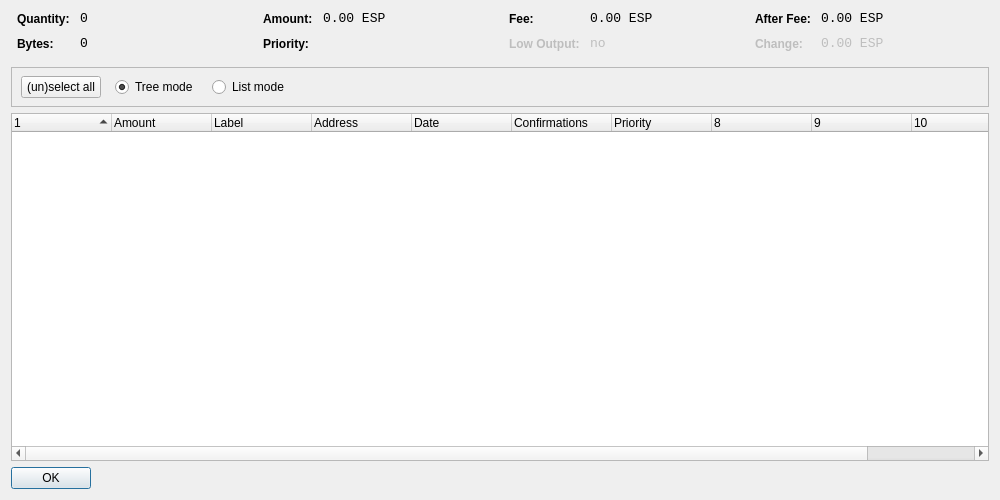
<?xml version="1.0" encoding="UTF-8"?>
<ui version="4.0">
 <class>CoinControlDialog</class>
 <widget class="QDialog" name="CoinControlDialog">
  <property name="geometry">
   <rect>
    <x>0</x>
    <y>0</y>
    <width>1000</width>
    <height>500</height>
   </rect>
  </property>
  <property name="windowTitle">
   <string>Coin Control</string>
  </property>
  <layout class="QVBoxLayout" name="verticalLayout">
   <item>
    <layout class="QHBoxLayout" name="horizontalLayoutTop" stretch="0,0,0,0">
     <property name="topMargin">
      <number>0</number>
     </property>
     <property name="bottomMargin">
      <number>10</number>
     </property>
     <item>
      <layout class="QFormLayout" name="formLayoutCoinControl1">
       <property name="horizontalSpacing">
        <number>10</number>
       </property>
       <property name="verticalSpacing">
        <number>10</number>
       </property>
       <property name="leftMargin">
        <number>6</number>
       </property>
       <property name="rightMargin">
        <number>6</number>
       </property>
       <item row="0" column="0">
        <widget class="QLabel" name="labelCoinControlQuantityText">
         <property name="styleSheet">
          <string notr="true">font-weight:bold;</string>
         </property>
         <property name="text">
          <string>Quantity:</string>
         </property>
        </widget>
       </item>
       <item row="0" column="1">
        <widget class="QLabel" name="labelCoinControlQuantity">
         <property name="font">
          <font>
           <family>Monospace</family>
           <pointsize>10</pointsize>
          </font>
         </property>
         <property name="cursor">
          <cursorShape>IBeamCursor</cursorShape>
         </property>
         <property name="contextMenuPolicy">
          <enum>Qt::ActionsContextMenu</enum>
         </property>
         <property name="text">
          <string notr="true">0</string>
         </property>
         <property name="textInteractionFlags">
          <set>Qt::LinksAccessibleByMouse|Qt::TextSelectableByKeyboard|Qt::TextSelectableByMouse</set>
         </property>
        </widget>
       </item>
       <item row="1" column="0">
        <widget class="QLabel" name="labelCoinControlBytesText">
         <property name="styleSheet">
          <string notr="true">font-weight:bold;</string>
         </property>
         <property name="text">
          <string>Bytes:</string>
         </property>
        </widget>
       </item>
       <item row="1" column="1">
        <widget class="QLabel" name="labelCoinControlBytes">
         <property name="font">
          <font>
           <family>Monospace</family>
           <pointsize>10</pointsize>
          </font>
         </property>
         <property name="cursor">
          <cursorShape>IBeamCursor</cursorShape>
         </property>
         <property name="contextMenuPolicy">
          <enum>Qt::ActionsContextMenu</enum>
         </property>
         <property name="text">
          <string notr="true">0</string>
         </property>
         <property name="textInteractionFlags">
          <set>Qt::LinksAccessibleByMouse|Qt::TextSelectableByKeyboard|Qt::TextSelectableByMouse</set>
         </property>
        </widget>
       </item>
      </layout>
     </item>
     <item>
      <layout class="QFormLayout" name="formLayoutCoinControl2">
       <property name="horizontalSpacing">
        <number>10</number>
       </property>
       <property name="verticalSpacing">
        <number>10</number>
       </property>
       <property name="leftMargin">
        <number>6</number>
       </property>
       <property name="rightMargin">
        <number>6</number>
       </property>
       <item row="0" column="0">
        <widget class="QLabel" name="labelCoinControlAmountText">
         <property name="styleSheet">
          <string notr="true">font-weight:bold;</string>
         </property>
         <property name="text">
          <string>Amount:</string>
         </property>
        </widget>
       </item>
       <item row="0" column="1">
        <widget class="QLabel" name="labelCoinControlAmount">
         <property name="font">
          <font>
           <family>Monospace</family>
           <pointsize>10</pointsize>
          </font>
         </property>
         <property name="cursor">
          <cursorShape>IBeamCursor</cursorShape>
         </property>
         <property name="contextMenuPolicy">
          <enum>Qt::ActionsContextMenu</enum>
         </property>
         <property name="text">
          <string notr="true">0.00 ESP</string>
         </property>
         <property name="textInteractionFlags">
          <set>Qt::LinksAccessibleByMouse|Qt::TextSelectableByKeyboard|Qt::TextSelectableByMouse</set>
         </property>
        </widget>
       </item>
       <item row="1" column="0">
        <widget class="QLabel" name="labelCoinControlPriorityText">
         <property name="styleSheet">
          <string notr="true">font-weight:bold;</string>
         </property>
         <property name="text">
          <string>Priority:</string>
         </property>
        </widget>
       </item>
       <item row="1" column="1">
        <widget class="QLabel" name="labelCoinControlPriority">
         <property name="font">
          <font>
           <family>Monospace</family>
           <pointsize>10</pointsize>
          </font>
         </property>
         <property name="cursor">
          <cursorShape>IBeamCursor</cursorShape>
         </property>
         <property name="contextMenuPolicy">
          <enum>Qt::ActionsContextMenu</enum>
         </property>
         <property name="text">
          <string/>
         </property>
         <property name="textInteractionFlags">
          <set>Qt::LinksAccessibleByMouse|Qt::TextSelectableByKeyboard|Qt::TextSelectableByMouse</set>
         </property>
        </widget>
       </item>
      </layout>
     </item>
     <item>
      <layout class="QFormLayout" name="formLayoutCoinControl3">
       <property name="horizontalSpacing">
        <number>10</number>
       </property>
       <property name="verticalSpacing">
        <number>10</number>
       </property>
       <property name="leftMargin">
        <number>6</number>
       </property>
       <property name="rightMargin">
        <number>6</number>
       </property>
       <item row="0" column="0">
        <widget class="QLabel" name="labelCoinControlFeeText">
         <property name="styleSheet">
          <string notr="true">font-weight:bold;</string>
         </property>
         <property name="text">
          <string>Fee:</string>
         </property>
        </widget>
       </item>
       <item row="0" column="1">
        <widget class="QLabel" name="labelCoinControlFee">
         <property name="font">
          <font>
           <family>Monospace</family>
           <pointsize>10</pointsize>
          </font>
         </property>
         <property name="cursor">
          <cursorShape>IBeamCursor</cursorShape>
         </property>
         <property name="contextMenuPolicy">
          <enum>Qt::ActionsContextMenu</enum>
         </property>
         <property name="text">
          <string notr="true">0.00 ESP</string>
         </property>
         <property name="textInteractionFlags">
          <set>Qt::LinksAccessibleByMouse|Qt::TextSelectableByKeyboard|Qt::TextSelectableByMouse</set>
         </property>
        </widget>
       </item>
       <item row="1" column="0">
        <widget class="QLabel" name="labelCoinControlLowOutputText">
         <property name="enabled">
          <bool>false</bool>
         </property>
         <property name="styleSheet">
          <string notr="true">font-weight:bold;</string>
         </property>
         <property name="text">
          <string>Low Output:</string>
         </property>
        </widget>
       </item>
       <item row="1" column="1">
        <widget class="QLabel" name="labelCoinControlLowOutput">
         <property name="enabled">
          <bool>false</bool>
         </property>
         <property name="font">
          <font>
           <family>Monospace</family>
           <pointsize>10</pointsize>
          </font>
         </property>
         <property name="cursor">
          <cursorShape>IBeamCursor</cursorShape>
         </property>
         <property name="contextMenuPolicy">
          <enum>Qt::ActionsContextMenu</enum>
         </property>
         <property name="text">
          <string notr="true">no</string>
         </property>
         <property name="textInteractionFlags">
          <set>Qt::LinksAccessibleByMouse|Qt::TextSelectableByKeyboard|Qt::TextSelectableByMouse</set>
         </property>
        </widget>
       </item>
      </layout>
     </item>
     <item>
      <layout class="QFormLayout" name="formLayoutCoinControl4">
       <property name="horizontalSpacing">
        <number>10</number>
       </property>
       <property name="verticalSpacing">
        <number>10</number>
       </property>
       <property name="leftMargin">
        <number>6</number>
       </property>
       <property name="rightMargin">
        <number>6</number>
       </property>
       <item row="0" column="0">
        <widget class="QLabel" name="labelCoinControlAfterFeeText">
         <property name="styleSheet">
          <string notr="true">font-weight:bold;</string>
         </property>
         <property name="text">
          <string>After Fee:</string>
         </property>
        </widget>
       </item>
       <item row="0" column="1">
        <widget class="QLabel" name="labelCoinControlAfterFee">
         <property name="font">
          <font>
           <family>Monospace</family>
           <pointsize>10</pointsize>
          </font>
         </property>
         <property name="cursor">
          <cursorShape>IBeamCursor</cursorShape>
         </property>
         <property name="contextMenuPolicy">
          <enum>Qt::ActionsContextMenu</enum>
         </property>
         <property name="text">
          <string notr="true">0.00 ESP</string>
         </property>
         <property name="textInteractionFlags">
          <set>Qt::LinksAccessibleByMouse|Qt::TextSelectableByKeyboard|Qt::TextSelectableByMouse</set>
         </property>
        </widget>
       </item>
       <item row="1" column="0">
        <widget class="QLabel" name="labelCoinControlChangeText">
         <property name="enabled">
          <bool>false</bool>
         </property>
         <property name="styleSheet">
          <string notr="true">font-weight:bold;</string>
         </property>
         <property name="text">
          <string>Change:</string>
         </property>
        </widget>
       </item>
       <item row="1" column="1">
        <widget class="QLabel" name="labelCoinControlChange">
         <property name="enabled">
          <bool>false</bool>
         </property>
         <property name="font">
          <font>
           <family>Monospace</family>
           <pointsize>10</pointsize>
          </font>
         </property>
         <property name="cursor">
          <cursorShape>IBeamCursor</cursorShape>
         </property>
         <property name="contextMenuPolicy">
          <enum>Qt::ActionsContextMenu</enum>
         </property>
         <property name="text">
          <string notr="true">0.00 ESP</string>
         </property>
         <property name="textInteractionFlags">
          <set>Qt::LinksAccessibleByMouse|Qt::TextSelectableByKeyboard|Qt::TextSelectableByMouse</set>
         </property>
        </widget>
       </item>
      </layout>
     </item>
    </layout>
   </item>
   <item>
    <widget class="QFrame" name="frame">
     <property name="minimumSize">
      <size>
       <width>0</width>
       <height>40</height>
      </size>
     </property>
     <property name="frameShape">
      <enum>QFrame::StyledPanel</enum>
     </property>
     <property name="frameShadow">
      <enum>QFrame::Sunken</enum>
     </property>
     <widget class="QWidget" name="horizontalLayoutWidget">
      <property name="geometry">
       <rect>
        <x>10</x>
        <y>0</y>
        <width>781</width>
        <height>41</height>
       </rect>
      </property>
      <layout class="QHBoxLayout" name="horizontalLayoutPanel" stretch="0,0,0,0,0">
       <property name="spacing">
        <number>14</number>
       </property>
       <item>
        <widget class="QPushButton" name="pushButtonSelectAll">
         <property name="sizePolicy">
          <sizepolicy hsizetype="Maximum" vsizetype="Fixed">
           <horstretch>0</horstretch>
           <verstretch>0</verstretch>
          </sizepolicy>
         </property>
         <property name="text">
          <string>(un)select all</string>
         </property>
        </widget>
       </item>
       <item>
        <widget class="QRadioButton" name="radioTreeMode">
         <property name="sizePolicy">
          <sizepolicy hsizetype="Maximum" vsizetype="Fixed">
           <horstretch>0</horstretch>
           <verstretch>0</verstretch>
          </sizepolicy>
         </property>
         <property name="text">
          <string>Tree mode</string>
         </property>
         <property name="checked">
          <bool>true</bool>
         </property>
        </widget>
       </item>
       <item>
        <widget class="QRadioButton" name="radioListMode">
         <property name="sizePolicy">
          <sizepolicy hsizetype="Maximum" vsizetype="Fixed">
           <horstretch>0</horstretch>
           <verstretch>0</verstretch>
          </sizepolicy>
         </property>
         <property name="text">
          <string>List mode</string>
         </property>
        </widget>
       </item>
       <item>
        <spacer name="horizontalSpacer">
         <property name="orientation">
          <enum>Qt::Horizontal</enum>
         </property>
         <property name="sizeHint" stdset="0">
          <size>
           <width>40</width>
           <height>20</height>
          </size>
         </property>
        </spacer>
       </item>
      </layout>
     </widget>
    </widget>
   </item>
   <item>
    <widget class="CoinControlTreeWidget" name="treeWidget">
     <property name="contextMenuPolicy">
      <enum>Qt::CustomContextMenu</enum>
     </property>
     <property name="sortingEnabled">
      <bool>false</bool>
     </property>
     <property name="columnCount">
      <number>11</number>
     </property>
     <attribute name="headerShowSortIndicator" stdset="0">
      <bool>true</bool>
     </attribute>
     <attribute name="headerStretchLastSection">
      <bool>false</bool>
     </attribute>
     <column>
      <property name="text">
       <string/>
      </property>
     </column>
     <column>
      <property name="text">
       <string>Amount</string>
      </property>
     </column>
     <column>
      <property name="text">
       <string>Label</string>
      </property>
     </column>
     <column>
      <property name="text">
       <string>Address</string>
      </property>
     </column>
     <column>
      <property name="text">
       <string>Date</string>
      </property>
     </column>
     <column>
      <property name="text">
       <string>Confirmations</string>
      </property>
      <property name="toolTip">
       <string>Confirmed</string>
      </property>
     </column>
     <column>
      <property name="text">
       <string>Priority</string>
      </property>
     </column>
     <column>
      <property name="text">
       <string/>
      </property>
     </column>
     <column>
      <property name="text">
       <string/>
      </property>
     </column>
     <column>
      <property name="text">
       <string/>
      </property>
     </column>
     <column>
      <property name="text">
       <string/>
      </property>
     </column>
    </widget>
   </item>
   <item>
    <widget class="QDialogButtonBox" name="buttonBox">
     <property name="sizePolicy">
      <sizepolicy hsizetype="Maximum" vsizetype="Fixed">
       <horstretch>0</horstretch>
       <verstretch>0</verstretch>
      </sizepolicy>
     </property>
     <property name="orientation">
      <enum>Qt::Horizontal</enum>
     </property>
     <property name="standardButtons">
      <set>QDialogButtonBox::Ok</set>
     </property>
    </widget>
   </item>
  </layout>
 </widget>
 <customwidgets>
  <customwidget>
   <class>CoinControlTreeWidget</class>
   <extends>QTreeWidget</extends>
   <header>coincontroltreewidget.h</header>
  </customwidget>
 </customwidgets>
 <resources/>
 <connections/>
</ui>
